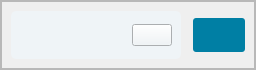
                  <widget class="QFrame" name="frame_14">
                   <property name="maximumSize">
                    <size>
                     <width>16777215</width>
                     <height>70</height>
                    </size>
                   </property>
                   <property name="frameShape">
                    <enum>QFrame::StyledPanel</enum>
                   </property>
                   <property name="frameShadow">
                    <enum>QFrame::Raised</enum>
                   </property>
                   <layout class="QHBoxLayout" name="horizontalLayout_29">
                    <property name="spacing">
                     <number>0</number>
                    </property>
                    <property name="leftMargin">
                     <number>0</number>
                    </property>
                    <property name="topMargin">
                     <number>0</number>
                    </property>
                    <property name="rightMargin">
                     <number>0</number>
                    </property>
                    <property name="bottomMargin">
                     <number>0</number>
                    </property>
                    <item>
                     <widget class="QFrame" name="frame_20">
                      <property name="maximumSize">
                       <size>
                        <width>500</width>
                        <height>16777215</height>
                       </size>
                      </property>
                      <property name="frameShape">
                       <enum>QFrame::StyledPanel</enum>
                      </property>
                      <property name="frameShadow">
                       <enum>QFrame::Raised</enum>
                      </property>
                      <layout class="QHBoxLayout" name="horizontalLayout_28">
                       <property name="spacing">
                        <number>12</number>
                       </property>
                       <item>
                        <widget class="QFrame" name="frame_19">
                         <property name="styleSheet">
                          <string notr="true">#frame_19{
	background-color: #eff4f7;
	border-radius: 5px;
}</string>
                         </property>
                         <property name="frameShape">
                          <enum>QFrame::StyledPanel</enum>
                         </property>
                         <property name="frameShadow">
                          <enum>QFrame::Raised</enum>
                         </property>
                         <layout class="QHBoxLayout" name="horizontalLayout_27">
                          <item>
                           <widget class="QLineEdit" name="lineEdit">
                            <property name="minimumSize">
                             <size>
                              <width>0</width>
                              <height>30</height>
                             </size>
                            </property>
                            <property name="styleSheet">
                             <string notr="true">color: rgb(0, 0, 0);
background-color: transparent;
border : none;</string>
                            </property>
                           </widget>
                          </item>
                          <item>
                           <widget class="QPushButton" name="pushButton_3">
                            <property name="styleSheet">
                             <string notr="true">background-color: #eff4f7;</string>
                            </property>
                            <property name="text">
                             <string/>
                            </property>
                            <property name="icon">
                             <iconset resource="icons.qrc">
                              <normaloff>:/icons/search.svg</normaloff>:/icons/search.svg</iconset>
                            </property>
                            <property name="iconSize">
                             <size>
                              <width>30</width>
                              <height>30</height>
                             </size>
                            </property>
                           </widget>
                          </item>
                         </layout>
                        </widget>
                       </item>
                       <item>
                        <widget class="QPushButton" name="btnAddMember">
                         <property name="styleSheet">
                          <string notr="true">background-color: #007fa4;
padding : 10px;
border-radius : 3px;</string>
                         </property>
                         <property name="text">
                          <string/>
                         </property>
                         <property name="icon">
                          <iconset resource="icons.qrc">
                           <normaloff>:/iconWhite/user-plus.svg</normaloff>:/iconWhite/user-plus.svg</iconset>
                         </property>
                         <property name="iconSize">
                          <size>
                           <width>40</width>
                           <height>40</height>
                          </size>
                         </property>
                        </widget>
                       </item>
                      </layout>
                     </widget>
                    </item>
                   </layout>
                  </widget>
